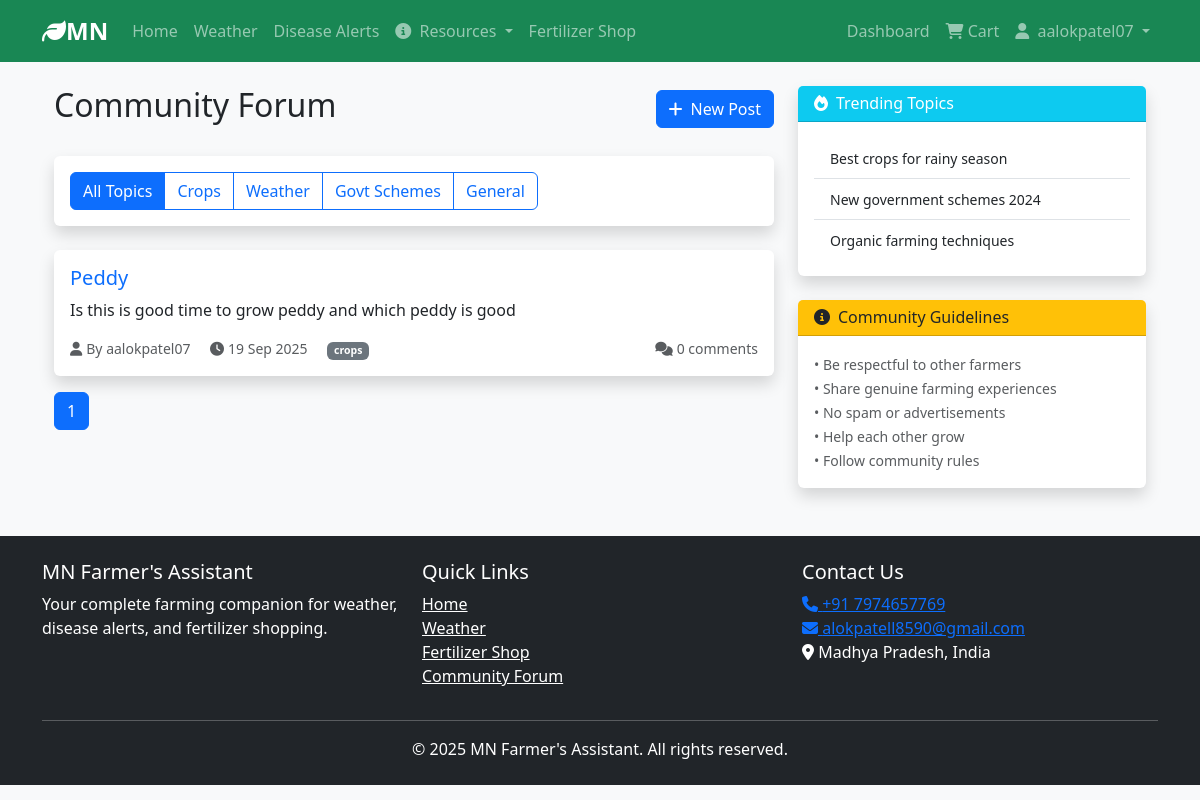
The page /forum (signed in) on the database its author committed.
### app.py (models this page shows)
class User(UserMixin, db.Model):
    id = db.Column(db.Integer, primary_key=True)
    username = db.Column(db.String(80), unique=True, nullable=False)
    email = db.Column(db.String(120), unique=True, nullable=False)
    password = db.Column(db.String(200), nullable=False)
    created_at = db.Column(db.DateTime, default=datetime.utcnow)
    farm_location = db.Column(db.String(200))
    farm_size = db.Column(db.Float)
    crops = db.Column(db.String(300))
    phone = db.Column(db.String(20))
    language = db.Column(db.String(10), default='en')  # 'en' or 'hi'
    soil_type = db.Column(db.String(50))
    subscription = db.Column(db.Boolean, default=False)  # Weather alerts subscription
    orders = db.relationship('Order', backref='user_ref', lazy=True)
    posts = db.relationship('ForumPost', backref='author', lazy=True)
    comments = db.relationship('ForumComment', backref='author', lazy=True)

class ForumPost(db.Model):
    id = db.Column(db.Integer, primary_key=True)
    title = db.Column(db.String(200), nullable=False)
    content = db.Column(db.Text, nullable=False)
    date_posted = db.Column(db.DateTime, default=datetime.utcnow)
    user_id = db.Column(db.Integer, db.ForeignKey('user.id'), nullable=False)
    category = db.Column(db.String(50), default='General')
    comments = db.relationship('ForumComment', backref='post', lazy=True)

### app.py (the view)
@app.route('/forum')
@login_required
def forum():
    category = request.args.get('category', 'all')
    page = request.args.get('page', 1, type=int)
    per_page = 10
    if category == 'all':
        posts = ForumPost.query.order_by(ForumPost.date_posted.desc()).paginate(page=page, per_page=per_page)
    else:
        posts = ForumPost.query.filter_by(category=category).order_by(ForumPost.date_posted.desc()).paginate(page=page, per_page=per_page)
    return render_template('forum.html', posts=posts, category=category)

### app.py (called while the page is built)
@app.context_processor
def utility_processor():
    import datetime
    return {
        'now': datetime.datetime.utcnow,
        'current_time': lambda fmt='%d %B, %Y': datetime.datetime.utcnow().strftime(fmt)
    }

@login_manager.user_loader
def load_user(user_id):
    return User.query.get(int(user_id))

### templates/forum.html (shortened to what this page needs)
{% extends "base.html" %}
{% block content %}
<div class="container mt-4">
    <div class="row">
        <div class="col-md-8">
            <div class="d-flex justify-content-between align-items-center mb-4">
                <h2>Community Forum</h2>
                <a href="{{ url_for('create_forum_post') }}" class="btn btn-primary">
                    <i class="fas fa-plus me-2"></i>New Post
                </a>
            </div>
            <div class="card mb-4">
                <div class="card-body">
                    <div class="btn-group" role="group">
                        <a href="{{ url_for('forum', category='all') }}"
                           class="btn btn-outline-primary {% if category == 'all' %}active{% endif %}">
                            All Topics
                        </a>
                        <a href="{{ url_for('forum', category='crops') }}"
                           class="btn btn-outline-primary {% if category == 'crops' %}active{% endif %}">
                            Crops
                        </a>
                        <a href="{{ url_for('forum', category='weather') }}"
                           class="btn btn-outline-primary {% if category == 'weather' %}active{% endif %}">
                            Weather
                        </a>
                        <a href="{{ url_for('forum', category='schemes') }}"
                           class="btn btn-outline-primary {% if category == 'schemes' %}active{% endif %}">
                            Govt Schemes
                        </a>
                        <a href="{{ url_for('forum', category='general') }}"
                           class="btn btn-outline-primary {% if category == 'general' %}active{% endif %}">
                            General
                        </a>
                    </div>
                </div>
            </div>
            {% if posts.items %}
                {% for post in posts.items %}
                <div class="card mb-3">
                    <div class="card-body">
                        <h5 class="card-title">
                            <a href="{{ url_for('forum_post', post_id=post.id) }}" class="text-decoration-none">
                                {{ post.title }}
                            </a>
                        </h5>
                        <p class="card-text">{{ post.content[:200] }}{% if post.content|length > 200 %}...{% endif %}</p>
                        <div class="d-flex justify-content-between align-items-center">
                            <small class="text-muted">
                                <i class="fas fa-user me-1"></i>By {{ post.author.username }}
                                <i class="fas fa-clock ms-3 me-1"></i>{{ post.date_posted.strftime('%d %b %Y') }}
                                <span class="badge bg-secondary ms-3">{{ post.category }}</span>
                            </small>
                            <small class="text-muted">
                                <i class="fas fa-comments me-1"></i>{{ post.comments|length }} comments
                            </small>
                        </div>
                    </div>
                </div>
                {% endfor %}
                <nav aria-label="Forum pagination">
                    <ul class="pagination">
                        {% for page_num in posts.iter_pages() %}
                        <li class="page-item {% if page_num == posts.page %}active{% endif %}">
                            <a class="page-link" href="{{ url_for('forum', category=category, page=page_num) }}">
                                {{ page_num }}
                            </a>
                        </li>
                        {% endfor %}
                    </ul>
                </nav>
            {% endif %}
        </div>
        <div class="col-md-4">
            <div class="card mb-4">
                <div class="card-header bg-info text-white">
                    <h6 class="card-title mb-0">
                        <i class="fas fa-fire me-2"></i>Trending Topics
                    </h6>
                </div>
                <div class="card-body">
                    <div class="list-group list-group-flush">
                        <a href="#" class="list-group-item list-group-item-action">
                            <small>Best crops for rainy season</small>
                        </a>
                        <a href="#" class="list-group-item list-group-item-action">
                            <small>New government schemes 2024</small>
                        </a>
                        <a href="#" class="list-group-item list-group-item-action">
                            <small>Organic farming techniques</small>
                        </a>
                    </div>
                </div>
            </div>
            <div class="card">
                <div class="card-header bg-warning text-dark">
                    <h6 class="card-title mb-0">
                        <i class="fas fa-info-circle me-2"></i>Community Guidelines
                    </h6>
                </div>
                <div class="card-body">
                    <small class="text-muted">
                        • Be respectful to other farmers<br>
                        • Share genuine farming experiences<br>
                        • No spam or advertisements<br>
                        • Help each other grow<br>
                        • Follow community rules
                    </small>
                </div>
            </div>
        </div>
    </div>
</div>
{% endblock %}

### templates/base.html (shortened to what this page needs)
<!DOCTYPE html>
<html lang="en">
<head>
    <link href="https://cdn.jsdelivr.net/npm/bootstrap@5.3.0/dist/css/bootstrap.min.css" rel="stylesheet">
    <link rel="stylesheet" href="https://cdnjs.cloudflare.com/ajax/libs/font-awesome/6.4.0/css/all.min.css">
    <link rel="stylesheet" href="{{ url_for('static', filename='css/style.css') }}">
</head>
<body>
    <nav class="navbar navbar-expand-lg navbar-dark bg-success">
        <div class="container">
            <a class="navbar-brand" href="{{ url_for('index') }}">
                <i class="fas fa-leaf"></i>MN
            </a>
            <div class="collapse navbar-collapse" id="navbarNav">
                <ul class="navbar-nav me-auto">
                    <li class="nav-item">
                        <a class="nav-link" href="{{ url_for('index') }}">Home</a>
                    </li>
                    <li class="nav-item">
                        <a class="nav-link" href="{{ url_for('weather') }}">Weather</a>
                    </li>
                    <li class="nav-item">
                        <a class="nav-link" href="{{ url_for('diseases') }}">Disease Alerts</a>
                    </li>
                    <li class="nav-item dropdown">
                        <a class="nav-link dropdown-toggle" href="#" role="button" data-bs-toggle="dropdown">
                            <i class="fas fa-info-circle me-1"></i> Resources
                        </a>
                    </li>
                    <li class="nav-item">
                        <a class="nav-link" href="{{ url_for('shop') }}">Fertilizer Shop</a>
                    </li>
                </ul>
                <ul class="navbar-nav">
                    {% if current_user.is_authenticated %}
                    <li class="nav-item">
                        <a class="nav-link" href="{{ url_for('dashboard') }}">Dashboard</a>
                    </li>
                    <li class="nav-item">
                        <a class="nav-link" href="{{ url_for('cart') }}">
                            <i class="fas fa-shopping-cart"></i> Cart
                            {% set cart_count = namespace(value=0) %}
                            {% for item in current_user.orders if item.status == 'Cart' %}
                                {% set cart_count.value = cart_count.value + item.quantity %}
                            {% endfor %}
                        </a>
                    </li>
                    <li class="nav-item dropdown">
                        <a class="nav-link dropdown-toggle" href="#" role="button" data-bs-toggle="dropdown">
                            <i class="fas fa-user me-1"></i> {{ current_user.username }}
                        </a>
                    </li>
                    {% endif %}
                </ul>
            </div>
        </div>
    </nav>
    <div class="container mt-4">
        {% block content %}{% endblock %}
    </div>
    <footer class="bg-dark text-white mt-5 py-4">
        <div class="container">
            <div class="row">
                <div class="col-md-4">
                    <h5>MN Farmer's Assistant</h5>
                    <p>Your complete farming companion for weather, disease alerts, and fertilizer shopping.</p>
                </div>
                <div class="col-md-4">
                    <h5>Quick Links</h5>
                    <ul class="list-unstyled">
                        <li><a href="{{ url_for('index') }}" class="text-white">Home</a></li>
                        <li><a href="{{ url_for('weather') }}" class="text-white">Weather</a></li>
                        <li><a href="{{ url_for('shop') }}" class="text-white">Fertilizer Shop</a></li>
                        <li><a href="{{ url_for('forum') }}" class="text-white">Community Forum</a></li>
                    </ul>
                </div>
                <div class="col-md-4">
                    <h5>Contact Us</h5>
                    <a href="tel:+917974657769"><i class="fas fa-phone"></i> +91 7974657769</a><br>
                    <a href="mailto:alokpatell07@gmail.com"><i class="fas fa-envelope"></i> alokpatell8590@gmail.com</a>
                    <p><i class="fas fa-map-marker-alt"></i> Madhya Pradesh, India</p>
                </div>
            </div>
            <hr>
            <p class="text-center mb-0">© 2025 MN Farmer's Assistant. All rights reserved.</p>
        </div>
    </footer>
</body>
</html>

### static/css/style.css (style rules this page uses)
body { background-color: #f8f9fa; font-family: 'Segoe UI', Tahoma, Geneva, Verdana, sans-serif; }
.card { box-shadow: 0 0.5rem 1rem rgba(0, 0, 0, 0.15); border: none; transition: transform 0.3s; }
.navbar-brand { font-weight: bold; font-size: 1.5rem; }

### rows shown on the page
User: username "aalokpatel07"
ForumPost: title "Peddy", content "Is this is good time to grow peddy and which peddy is good", author.username "aalokpatel07", date_posted "19 Sep 2025", category "crops", comments|length "0"

### other values the page prints
{{ page_num }} "1"
